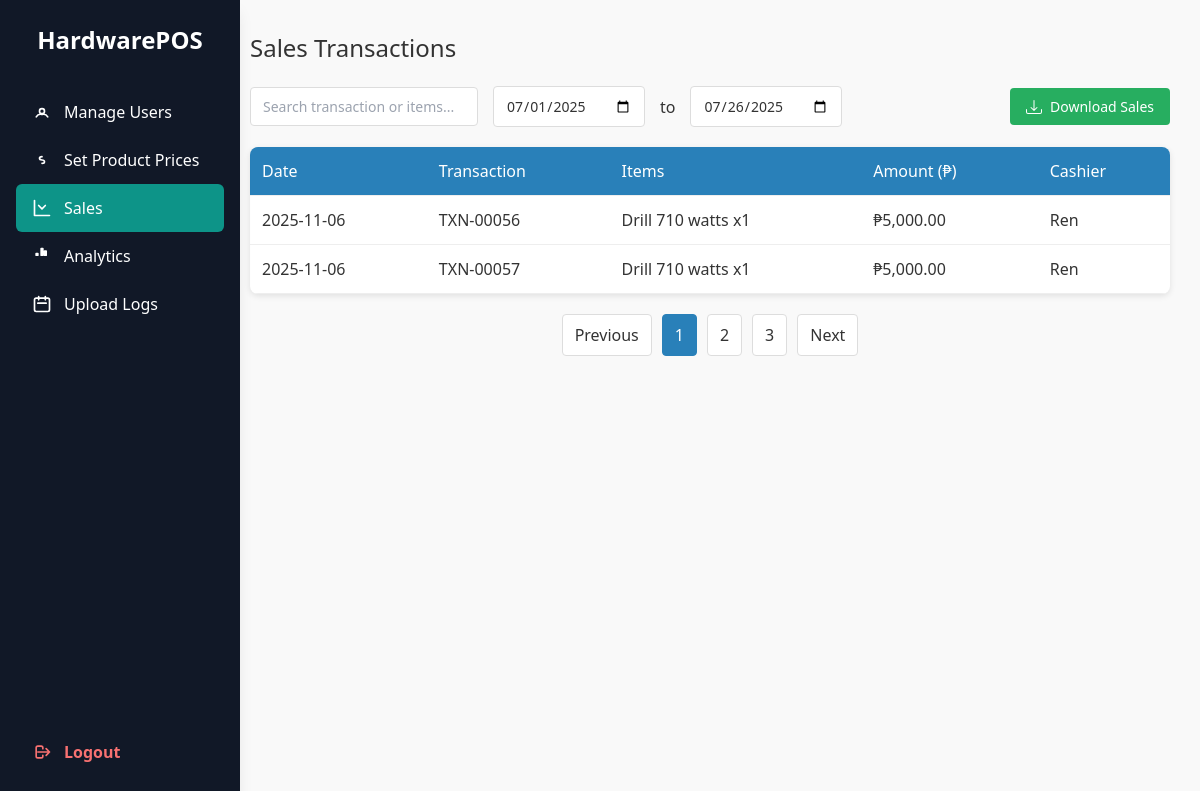
Page /admin/sales.php (signed in) on the earlier database version.
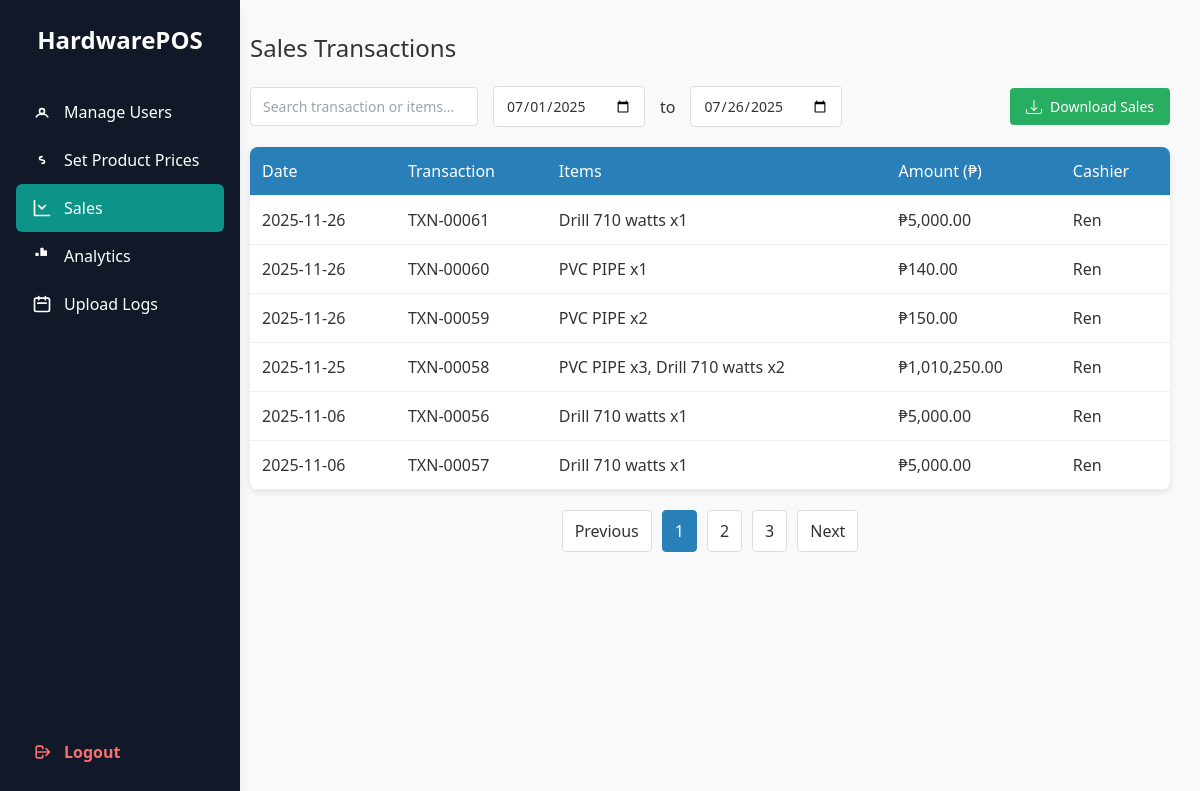
Same page on the later database version.
### tables this page shows
CREATE TABLE `inventory_logs` (
  `id` int(11) NOT NULL,
  `user_id` int(11) NOT NULL,
  `sale_date` datetime NOT NULL DEFAULT current_timestamp(),
  `total_amount` decimal(10,2) NOT NULL
);

CREATE TABLE `users` (
  `id` int(11) NOT NULL,
  `username` varchar(50) NOT NULL,
  `password` varchar(255) NOT NULL,
  `user_type` enum('admin','staff','cashier','procurement') NOT NULL,
  `created_at` timestamp NOT NULL DEFAULT current_timestamp()
);

### admin/sales.php (the view, shortened to what this page needs)
<?php
require_once '../db.php';
$sql = "SELECT
            s.id AS sale_id,
            s.sale_date,
            s.total_amount,
            u.username AS cashier,
            GROUP_CONCAT(CONCAT(i.name, ' x', si.quantity) SEPARATOR ', ') AS items,
            s.id AS invoice_no
        FROM inventory_logs s
        JOIN users u ON s.user_id = u.id
        JOIN inventory_log_items si ON s.id = si.sale_id
        JOIN inventory i ON si.inventory_id = i.id
        GROUP BY s.id
        ORDER BY s.sale_date DESC";
$stmt = $pdo->prepare($sql);
$stmt->execute();
$sales = $stmt->fetchAll(PDO::FETCH_ASSOC);
?>
<!DOCTYPE html>
<html lang="en">
<head>
</head>
<body>
<?php include 'includes/sidebar.php'; ?>
<div class="content">
    <h2 class="page-title">Sales Transactions</h2>
    <div class="controls">
        <input type="text" placeholder="Search transaction or items...">
        <input type="date" value="2025-07-01">
        <span>to</span>
        <input type="date" value="2025-07-26">
        <button class="download-btn" onclick="showModal()">
            Download Sales
        </button>
    </div>
    <table>
        <thead>
            <tr>
                <th>Date</th>
                <th>Transaction</th>
                <th>Items</th>
                <th>Amount (₱)</th>
                <th>Cashier</th>
            </tr>
        </thead>
        <tbody>
        <?php foreach ($sales as $sale): ?>
            <tr>
                <td><?= date("Y‑m‑d", strtotime($sale['sale_date'])) ?></td>
                <td>TXN‑<?= str_pad($sale['sale_id'], 5, '0', STR_PAD_LEFT) ?></td>
                <td><?= htmlspecialchars($sale['items']) ?></td>
                <td class="amount">₱<?= number_format($sale['total_amount'], 2) ?></td>
                <td><?= htmlspecialchars($sale['cashier']) ?></td>
            </tr>
        <?php endforeach; ?>
        </tbody>
    </table>
    <div class="pagination">
        <button>Previous</button>
        <button class="active">1</button>
        <button>2</button>
        <button>3</button>
        <button>Next</button>
    </div>
</div>
</body>
</html>

Differences in the rows shown:
added inventory_logs: sale_date "2025‑11‑26", id "00061", items "Drill 710 watts x1", total_amount "5,000.00", user.username "Ren"
added inventory_logs: sale_date "2025‑11‑26", id "00060", items "PVC PIPE x1", total_amount "140.00", user.username "Ren"
added inventory_logs: sale_date "2025‑11‑26", id "00059", items "PVC PIPE x2", total_amount "150.00", user.username "Ren"
added inventory_logs: sale_date "2025‑11‑25", id "00058", items "PVC PIPE x3, Drill 710 watts x2", total_amount "1,010,250.00", user.username "Ren"
